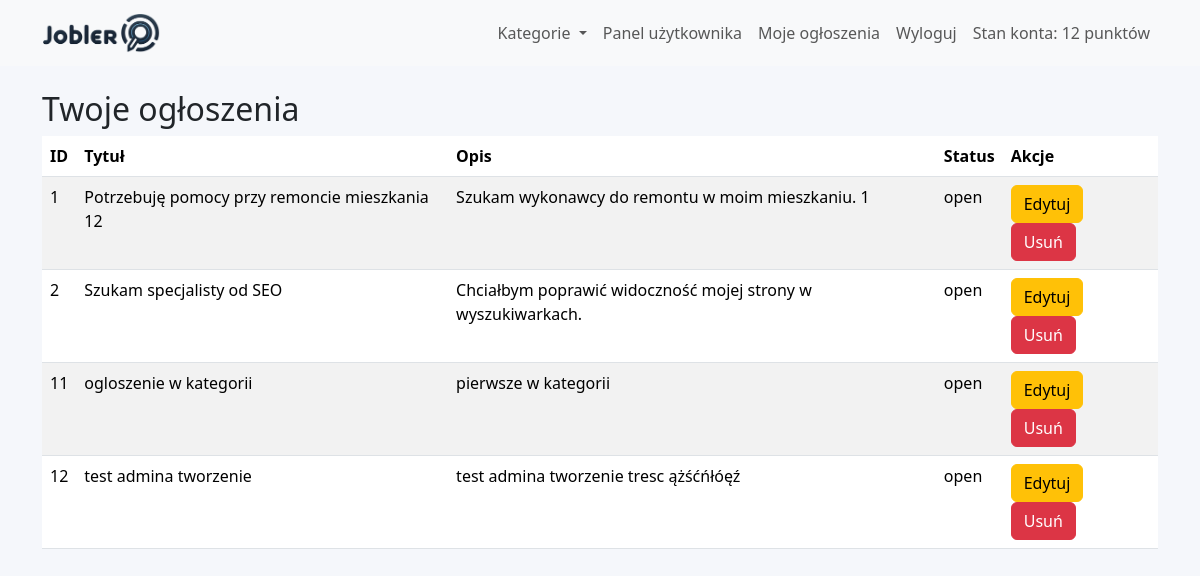
The page /views/user/job_list.php (signed in) on the database its author committed.
### tables this page shows
CREATE TABLE `jobs` (
  `id` int(11) NOT NULL,
  `user_id` int(11) NOT NULL,
  `title` varchar(255) NOT NULL,
  `description` text NOT NULL,
  `status` enum('open','in_progress','closed') NOT NULL DEFAULT 'open',
  `created_at` timestamp NOT NULL DEFAULT current_timestamp(),
  `updated_at` timestamp NOT NULL DEFAULT current_timestamp() ON UPDATE current_timestamp(),
  `points_required` int(11) NOT NULL DEFAULT 1,
  `category_id` int(11) DEFAULT NULL,
  `executor_id` int(11) DEFAULT NULL
);

### models/Database.php (called while the page is built, shortened)
<?php
class Database {
    private static $pdo;
    public static function getConnection() {
        if (self::$pdo == null) {
            try {
                self::$pdo = new PDO(
                    'mysql:host=localhost;dbname=jobler',
                    'root',
                    ''
                );
                self::$pdo->setAttribute(PDO::ATTR_ERRMODE, PDO::ERRMODE_EXCEPTION);
                self::$pdo->setAttribute(PDO::ATTR_DEFAULT_FETCH_MODE, PDO::FETCH_ASSOC);
            } catch (PDOException $e) {
                die("Connection failed: " . $e->getMessage());
            }
        }
        return self::$pdo;
    }
}
?>

### models/Job.php (called while the page is built, shortened)
<?php
include_once('Database.php');
class Job {
    private $pdo;
    public function __construct() {
        $this->pdo = Database::getConnection();
    }
    public function getUserJobs($userId) {
        $sql = "SELECT * FROM jobs WHERE user_id = :user_id";
        $stmt = $this->pdo->prepare($sql);
        $stmt->bindParam(':user_id', $userId);
        $stmt->execute();
        return $stmt->fetchAll(PDO::FETCH_ASSOC);
    }
}
?>

### views/user/job_list.php (the view, shortened to what this page needs)
<?php
include_once('../../models/Job.php');
$jobModel = new Job();
$userId = $_SESSION['user_id'];
$jobs = $jobModel->getUserJobs($userId);
include('../partials/header.php');
?>
<div class="job-list">
    <h2>Twoje ogłoszenia</h2>
    <?php if (!empty($jobs)) : ?>
        <table class="table table-striped">
            <thead>
                <tr>
                    <th>ID</th>
                    <th>Tytuł</th>
                    <th>Opis</th>
                    <th>Status</th>
                    <th>Akcje</th>
                </tr>
            </thead>
            <tbody>
                <?php foreach ($jobs as $job) : ?>
                    <tr>
                        <td><?php echo htmlspecialchars($job['id']); ?></td>
                        <td><?php echo htmlspecialchars($job['title']); ?></td>
                        <td><?php echo htmlspecialchars($job['description']); ?></td>
                        <td><?php echo htmlspecialchars($job['status']); ?></td>
                        <td>
                            <a href="edit_job.php?id=<?php echo $job['id']; ?>" class="btn btn-warning">Edytuj</a>
                            <a href="delete_job.php?id=<?php echo $job['id']; ?>" class="btn btn-danger" onclick="return confirm('Na pewno chcesz usunąć to ogłoszenie?')">Usuń</a>
                        </td>
                    </tr>
                <?php endforeach; ?>
            </tbody>
        </table>
    <?php else : ?>
        <p>Nie masz żadnych ogłoszeń. <a href="create_job.php">Dodaj nowe ogłoszenie</a></p>
    <?php endif; ?>
</div>

### css/style.css (style rules this page uses)
:root { --primary-color: #4e73df; --secondary-color: #f8f9fc; --accent-color: #36b9cc; --text-dark: #5a5c69; --border-radius: 12px; }
body { background-color: #f5f7fb; font-family: 'Segoe UI', Tahoma, Geneva, Verdana, sans-serif; }

### rows shown on the page
jobs: id "1", title "Potrzebuję pomocy przy remoncie mieszkania 12", description "Szukam wykonawcy do remontu w moim mieszkaniu. 1", status "open"
jobs: id "2", title "Szukam specjalisty od SEO", description "Chciałbym poprawić widoczność mojej strony w wyszukiwarkach.", status "open"
jobs: id "11", title "ogloszenie w kategorii", description "pierwsze w kategorii", status "open"
jobs: id "12", title "test admina tworzenie", description "test admina tworzenie tresc ążśćńłóęź", status "open"

### other values the page prints
$_SESSION['user_account_balance'] "12"
